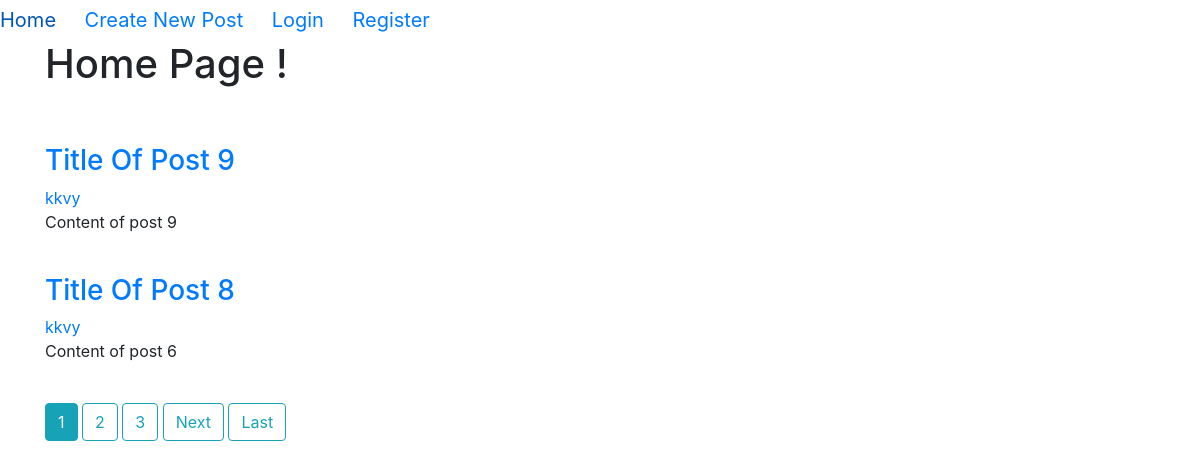
The page / on the database its author committed.
### Posts/models.py (models this page shows, shortened)
class Post(models.Model):
    Title = models.CharField(default='Title Of Post', max_length=50)
    Content = models.TextField()
    Publish_date = models.DateTimeField(auto_now_add=True)
    Last_updated = models.DateTimeField(auto_now=True)
    Auther = models.ForeignKey(User, on_delete=models.CASCADE)

class User(AbstractUser):
    email = models.EmailField()
    pet_name = models.CharField(default='Not have any pet', max_length=50)

### Posts/views.py (the view)
# urls.py: path('', post_view.HomePage.as_view(),name="Home"),
class HomePage(ListView):
    model = Post
    template_name = 'Posts/Home.html'
    context_object_name = 'Posts'
    ordering = ['-Publish_date']
    paginate_by = 2
    def get_context_data(self, **kwargs):
        context = super().get_context_data(**kwargs)
        context["title"] = "Home | Posts"
        return context

### Posts/templates/Posts/Home.html
{% extends 'Posts/Base.html' %}
{% block data %}
    <h1> Home Page ! </h1>
    <br>
    <br>
    {% for post in Posts %}
        <h3><a href="{% url 'post-detail' post.id %}">{{ post.Title }}</a><br></h3>
        <a href="{% url 'user-post-detail' post.Auther %}">{{ post.Auther }}</a><br>
        <p>
            {{ post.Content }} <br>
        </p>
        <br>
    {% endfor %}
{% endblock data %}

### rows shown on the page
Post: Title "Title Of Post 9", Auther "kkvy", Content "Content of post 9"
Post: Title "Title Of Post 8", Auther "kkvy", Content "Content of post 6"

### other values the page prints
{{ num }} "1"
{{ num }} "2" "3"
